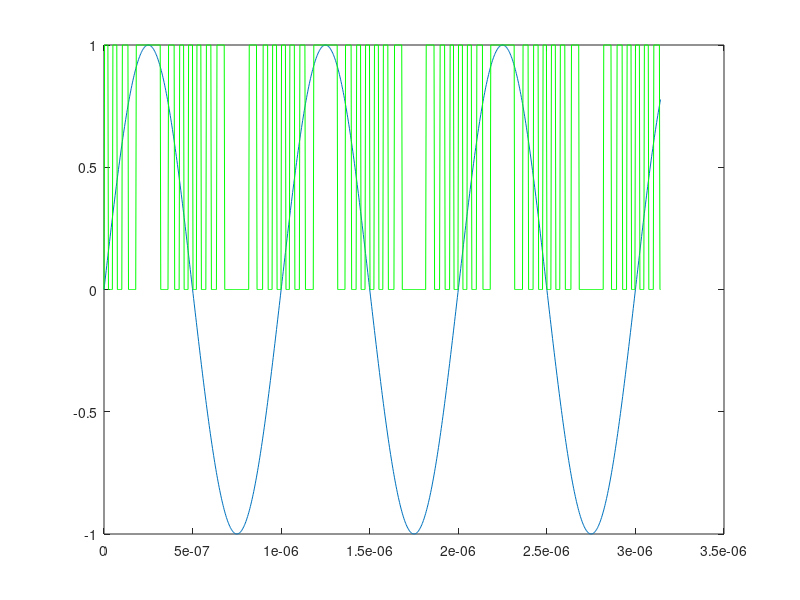
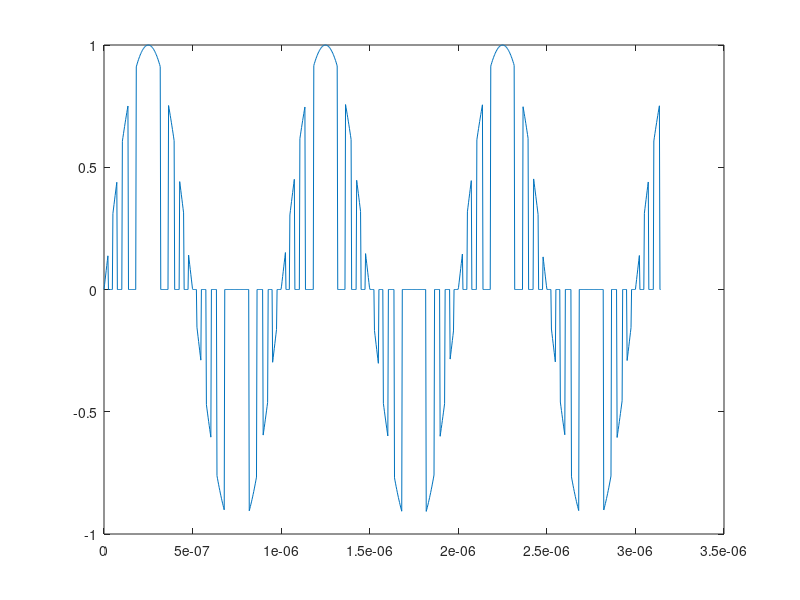

Write the MATLAB code that produced these figures, in order.
clc
clear all
close all

f = 10^6;
m = 1-17/50;
t = 0:pi/(1000*f):pi/f;

t0 = 10*pi/(f);
y = sin(2*pi*f*t);
plot(t,y);
hold on;
y1 = (square(f*t0*(1+m*y))+1)/2;
y2 = y1.*y;
plot(t,y1,'g');
figure;
plot(t,y2)




